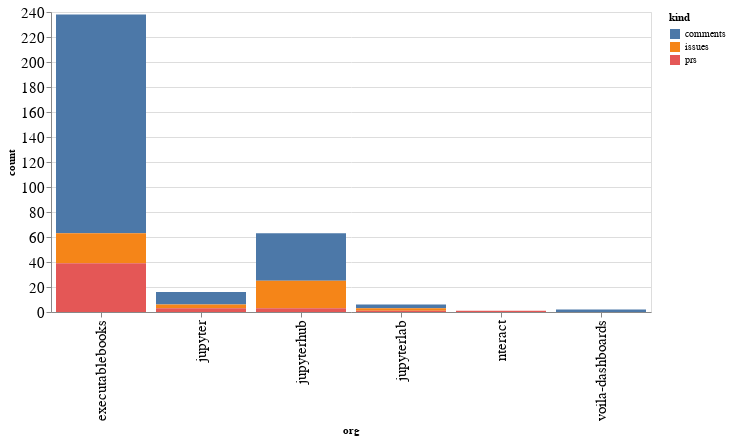

Notebook code cell kept with this figure:
### Code cell
alt.Chart(org_summaries, width=600).mark_bar().encode(
    x='org',
    y='count',
    color='kind',
    tooltip="org"
)

### Figure 1 — Vega-Lite specification as saved in the notebook (floating-point values rounded to 4 significant figures)
{"config": {"axisLeft": {"labelFontSize": 15}, "axisBottom": {"labelFontSize": 15}}, "data": {"name": "data-c16ac02920902d28068c0f97de9c22b0"}, "mark": "bar", "encoding": {"color": {"type": "nominal", "field": "kind"}, "tooltip": {"type": "nominal", "field": "org"}, "x": {"type": "nominal", "field": "org"}, "y": {"type": "quantitative", "field": "count"}}, "width": 600, "$schema": "https://vega.github.io/schema/vega-lite/v4.8.1.json", "datasets": {"data-c16ac02920902d28068c0f97de9c22b0": [{"org": "executablebooks", "kind": "comments", "count": 175}, {"org": "executablebooks", "kind": "issues", "count": 24}, {"org": "executablebooks", "kind": "prs", "count": 39}, {"org": "jupyter", "kind": "comments", "count": 10}, {"org": "jupyter", "kind": "issues", "count": 3}, {"org": "jupyter", "kind": "prs", "count": 3}, {"org": "jupyterhub", "kind": "comments", "count": 38}, {"org": "jupyterhub", "kind": "issues", "count": 22}, {"org": "jupyterhub", "kind": "prs", "count": 3}, {"org": "jupyterlab", "kind": "comments", "count": 3}, {"org": "jupyterlab", "kind": "issues", "count": 2}, {"org": "jupyterlab", "kind": "prs", "count": 1}, {"org": "nteract", "kind": "prs", "count": 1}, {"org": "voila-dashboards", "kind": "comments", "count": 2}]}}
